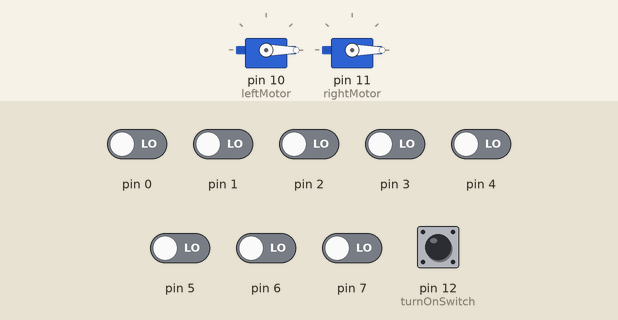
Bench run of a sketch on a simulated Arduino Uno, built with avr-gcc and run on an emulated ATmega328P. Parts: 2 × servo. The inputs (shaded band) are chosen by the test bench; at power-on: pin 12 (turnOnSwitch) HIGH, pin 0–7 LOW.

Above: at 1.2 s.
1.3 s: pin 0 driven HIGH
At 2.6 s:
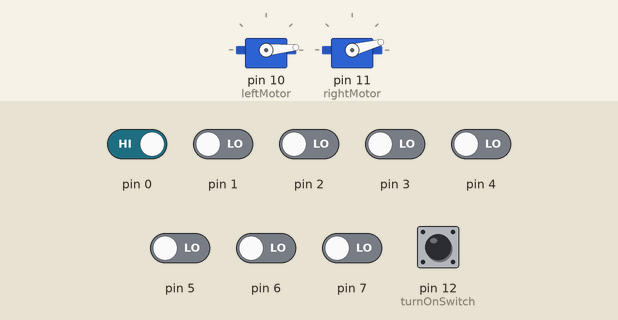
Timing chart, 0 to 4.3 s (numbered marks = the images above; inputs shaded):
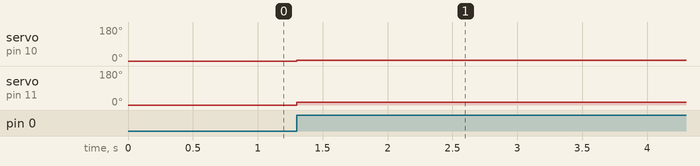

Measured:
- after the input at 1.3 s, servo on pin 10 (leftMotor): 0° → 5° at once; servo on pin 11 (rightMotor): 0° → 15° at once

The sketch:

arduinoNanoLineFollowing.ino
```cpp
#include <Servo.h>
#define defaultSpeed 15 //pwm
#define steerSpeed 5 //pwm
#define gentleSteerSpeed 10 //pwm

#define turnOnSwitch 12 //pin

Servo leftMotor, rightMotor;

void setup() {
  leftMotor.attach(10);
  rightMotor.attach(11);
  leftMotor.write(0);
  rightMotor.write(0);
  DDRD = 0;
  //Serial.begin(9600);
  pinMode(turnOnSwitch,INPUT_PULLUP);

}

void loop() {
  if (digitalRead(turnOnSwitch)==HIGH){
    byte IRArray = PIND; //values of pins of port D into IRArray
    //Serial.println(IRArray);
    switch (IRArray){
      case 1: //leftmost sensor
      rightMotor.write(defaultSpeed);
      leftMotor.write(steerSpeed);
      break;
      case 2: //middle-left sensor
      rightMotor.write(defaultSpeed);
      leftMotor.write(gentleSteerSpeed);
      break;
      case 4: //middle sensor
      rightMotor.write(defaultSpeed);
      leftMotor.write(defaultSpeed);
      break;
      case 8: //middle-right sensor
      rightMotor.write(defaultSpeed);
      leftMotor.write(defaultSpeed);
      break;
      case 16://rightmost sensor
      rightMotor.write(gentleSteerSpeed);
      leftMotor.write(defaultSpeed);
      break;
      case 32:
      rightMotor.write(gentleSteerSpeed);
      leftMotor.write(defaultSpeed);
      break;
      case 64:
      rightMotor.write(steerSpeed);
      leftMotor.write(defaultSpeed);
      break;
      case 128:
      rightMotor.write(steerSpeed);
      leftMotor.write(defaultSpeed);
      break;
      case 12:
      rightMotor.write(defaultSpeed);
      leftMotor.write(defaultSpeed);
      break;
      default:
      // do nothing if multiple sensors are active or no sensors are active
      break;
    }
    delay(25); //give the arduino a chance to generate the waveform before changing again
  }
}
```
